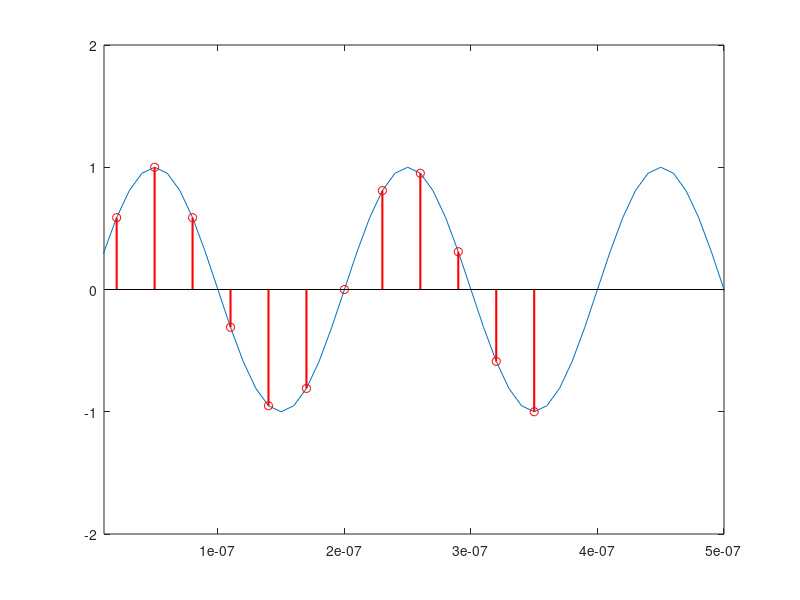

The MATLAB script that drew this image:
f0=1e5;
Tp=1e-5;
B=1e6;
fs=1e8;
R0=3e3;
c=3e8;
tau=2*R0/c;
k=B/Tp;

t=0:1e-8:1e-5;
y =exp(1j*pi*k.*(t-tau).^2)*exp(-1j*2*pi*f0*tau);
x= sin(1e7*pi*t);

plot(t,x);
xlim([1e-8 1e-5 - 950*1e-8]);
ylim([-2 2]);
hold on;

for i=1:12
    stem(1e-8*(i*3-1) ,x(i*3),'r-','linewidth',1.5);
end

% plot(t,y,'r-','linewidth',1.5);
% plot(t,y,'r-','linewidth',1.5);